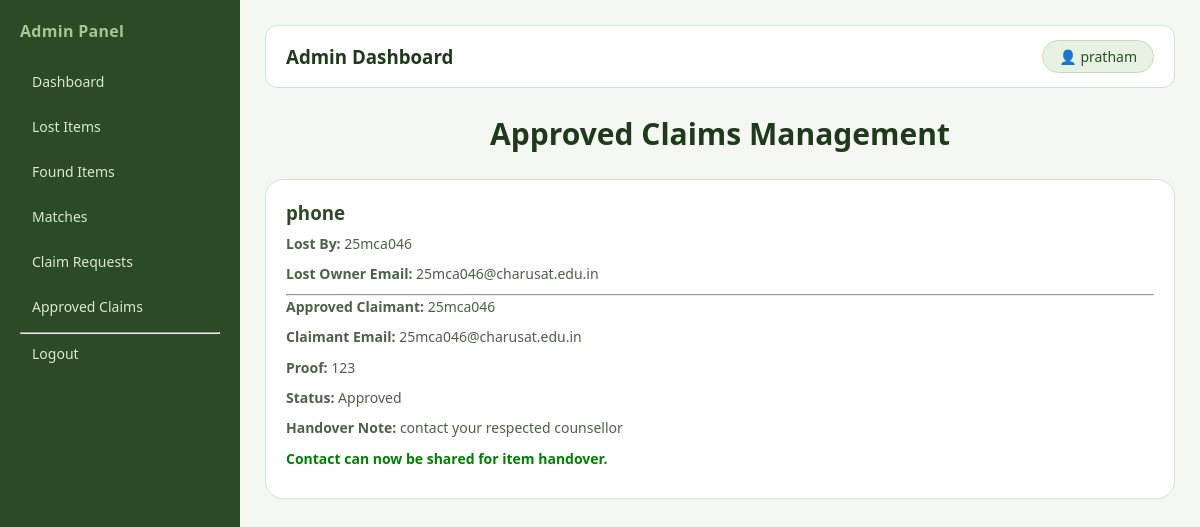
The app's page /dashboard/approved-claims/ (signed in) with its own data.
### lostfound_app/models.py (models this page shows, shortened)
class ClaimRequest(models.Model):
    lost_item = models.ForeignKey(LostItem, on_delete=models.CASCADE)
    claimant_name = models.CharField(max_length=100)
    claimant_email = models.EmailField()
    proof_details = models.TextField()
    claim_status = models.CharField(max_length=20, default='Pending')
    handover_note = models.TextField(blank=True, null=True)

class LostItem(models.Model):
    item_name = models.CharField(max_length=100)
    description = models.TextField()
    category = models.CharField(max_length=50)
    lost_date = models.DateField()
    location = models.CharField(max_length=100)
    image = models.ImageField(upload_to='item_images/', blank=True, null=True)
    contact_name = models.CharField(max_length=100)
    contact_email = models.EmailField()
    status = models.CharField(max_length=20, default='Lost')

### lostfound_app/views.py (the view)
# urls.py: path('dashboard/approved-claims/', views.dashboard_approved_claims, name='dashboard_approved_claims'),
@login_required
def dashboard_approved_claims(request):
    if not request.user.is_staff:
        return HttpResponse("You are not authorized to access this page.")
    approved_requests = ClaimRequest.objects.filter(claim_status='Approved').order_by('-id')
    return render(request, 'lostfound_app/dashboard_approved_claims.html', {'approved_requests': approved_requests})

### lostfound_app/templates/lostfound_app/dashboard_approved_claims.html
{% extends 'lostfound_app/base2.html' %}
{% block content %}
<h2 class="page-title">Approved Claims Management</h2>
<div class="item-grid">
    {% for claim in approved_requests %}
    <div class="item-card">
        <h3>{{ claim.lost_item.item_name }}</h3>
        <p><strong>Lost By:</strong> {{ claim.lost_item.contact_name }}</p>
        <p><strong>Lost Owner Email:</strong> {{ claim.lost_item.contact_email }}</p>
        <hr>
        <p><strong>Approved Claimant:</strong> {{ claim.claimant_name }}</p>
        <p><strong>Claimant Email:</strong> {{ claim.claimant_email }}</p>
        <p><strong>Proof:</strong> {{ claim.proof_details }}</p>
        <p><strong>Status:</strong> {{ claim.claim_status }}</p>
        <p><strong>Handover Note:</strong> {{ claim.handover_note|default:"No note added." }}</p>
        <p style="color:green;"><strong>Contact can now be shared for item handover.</strong></p>
    </div>
    {% empty %}
    <p>No approved claims found.</p>
    {% endfor %}
</div>
{% endblock %}

### lostfound_app/templates/lostfound_app/base2.html (shortened to what this page needs)
{% load static %}
<!DOCTYPE html>
<html>
<head>
    <link rel="stylesheet" href="{% static 'lostfound_app/css/style1.css' %}">
</head>
<body>
<div class="admin-container">
    <div class="sidebar">
        <h2>Admin Panel</h2>
        <a href="{% url 'dashboard_home' %}">Dashboard</a>
        <a href="{% url 'dashboard_lost_items' %}">Lost Items</a>
        <a href="{% url 'dashboard_found_items' %}">Found Items</a>
        <a href="{% url 'dashboard_match_items' %}">Matches</a>
        <a href="{% url 'dashboard_claim_requests' %}">Claim Requests</a>
        <a href="{% url 'dashboard_approved_claims' %}">Approved Claims</a>
        <hr>
        <a href="{% url 'logout' %}">Logout</a>
    </div>
    <div class="admin-main">
        <div class="admin-topbar">
            <h3>Admin Dashboard</h3>
            <div class="admin-user">
                👤 {{ user.username }}
            </div>
        </div>
        {% block content %}
        {% endblock %}
    </div>
</div>
</body>
</html>

### lostfound_app/static/lostfound_app/css/style1.css (style rules this page uses)
* { margin: 0; padding: 0; box-sizing: border-box; }
body { font-family: 'Segoe UI', sans-serif; background: #f4f7f2; color: #2d3b2a; min-height: 100vh; }
.page-title { margin-bottom: 25px; color: #1e3a1a; font-size: 30px; text-align: center; font-weight: 700; }
.item-grid { display: grid; grid-template-columns: repeat(auto-fit, minmax(280px, 1fr)); gap: 22px; }
.item-card { background: #ffffff; padding: 20px; border-radius: 18px; border: 1px solid #d4e4ce; transition: transform 0.2s ease, border-color 0.2s ease; }
.item-card h3 { margin-bottom: 8px; color: #2d4a27; font-weight: 600; }
.item-card p { margin-bottom: 8px; line-height: 1.6; color: #4a6345; font-size: 14px; }

### lostfound_app/templates/lostfound_app/base2.html (style rules this page uses)
.admin-container { display: flex; min-height: 100vh; }
.sidebar { width: 240px; background: #2d4a27; color: #eef4eb; padding: 20px; }
.sidebar h2 { margin-bottom: 20px; color: #a3c98a; font-weight: 600; font-size: 16px; letter-spacing: 0.3px; }
.sidebar a { display: block; color: #d6eacd; text-decoration: none; padding: 10px 12px; margin-bottom: 6px; border-radius: 8px; font-size: 14px; font-weight: 500; transition: background 0.2s ease, color 0.2s ease; }
.admin-main { flex: 1; padding: 25px; background: #f4f7f2; }
.admin-topbar { display: flex; justify-content: space-between; align-items: center; margin-bottom: 25px; background: #ffffff; border: 1px solid #d4e4ce; border-radius: 12px; padding: 14px 20px; }
.admin-topbar h3 { color: #1e3a1a; font-weight: 600; }
.admin-user { font-weight: 500; font-size: 14px; color: #2d4a27; background: #e8f2e3; border: 1px solid #c4ddb9; padding: 6px 16px; border-radius: 20px; }

### records on screen
ClaimRequest: lost_item.item_name "phone", lost_item.contact_name "25mca046", lost_item.contact_email "25mca046@charusat.edu.in", claimant_name "25mca046", claimant_email "25mca046@charusat.edu.in", proof_details "123", claim_status "Approved", handover_note "contact your respected counsellor"

### other values on screen
{{ user.username }} "pratham"
